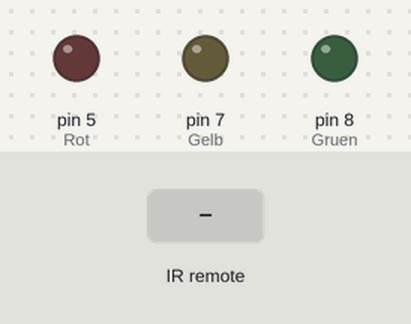
A sketch run on a simulated Arduino Uno, built with avr-gcc and run on an emulated ATmega328P. On the bench: output pins drawn as LEDs (lit = HIGH). Inputs (shaded band) come from the test bench.

Above: at 1.2 s.
1.3 s: infrared code 0x1630 received
At 2.2 s:
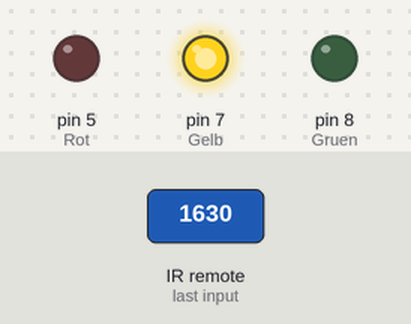
Timing chart, 0 to 4.3 s (numbered marks = the images above; inputs shaded):
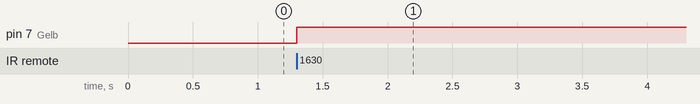

The sketch:

sender-empf_nger-arduino.ino
```cpp
  #include <RCSwitch.h>

  #define Rot 5

  #define Gruen 8

  #define Gelb 7

  #define Button 6

  int buttonStatus;


RCSwitch mySwitch = RCSwitch();


void setup() {


  mySwitch.enableTransmit(10);

  mySwitch.enableReceive(2);
  pinMode(Rot, OUTPUT);
  pinMode(Gelb, OUTPUT);
  pinMode(Gruen, OUTPUT);
  pinMode(Button,INPUT);

}


void loop() {

if ( mySwitch.available() )
  {
    int value = mySwitch.getReceivedValue();

    if (value == 5680 )
    {
      digitalWrite(Gelb, HIGH);
      delay(10000);

Serial.println("Code empfangen");

    } else {
      digitalWrite(Gruen, HIGH);
      delay(1000);
    }    }}
```

Measured:
- after the input at 1.3 s, pin 7 (Gelb): LOW → HIGH at once
